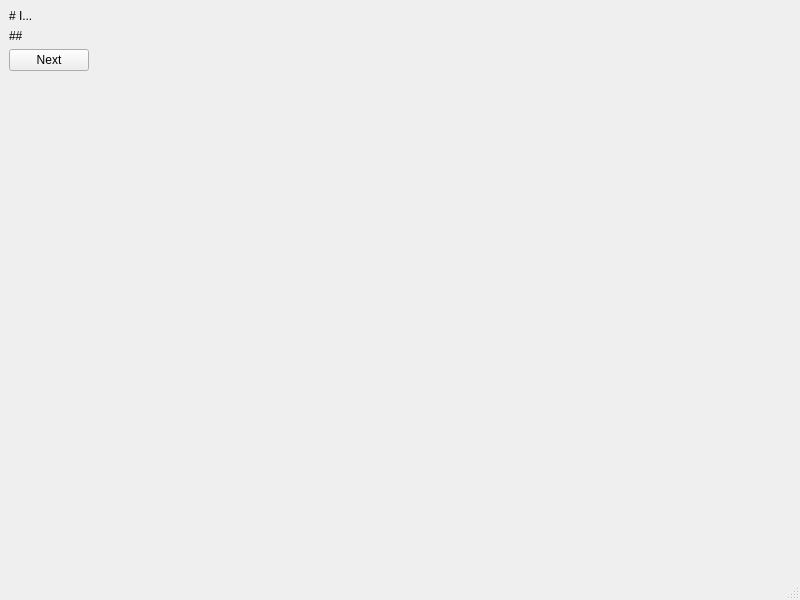
<?xml version="1.0" encoding="UTF-8"?>
<ui version="4.0">
 <class>Application</class>
 <widget class="QMainWindow" name="Application">
  <property name="geometry">
   <rect>
    <x>0</x>
    <y>0</y>
    <width>800</width>
    <height>600</height>
   </rect>
  </property>
  <property name="windowTitle">
   <string>Application</string>
  </property>
  <widget class="QWidget" name="centralwidget">
   <layout class="QHBoxLayout" name="horizontalLayout_2">
    <item>
     <layout class="QHBoxLayout" name="horizontalLayout">
      <item>
       <layout class="QVBoxLayout" name="verticalLayout">
        <item>
         <widget class="QLabel" name="label">
          <property name="sizePolicy">
           <sizepolicy hsizetype="Preferred" vsizetype="Maximum">
            <horstretch>0</horstretch>
            <verstretch>0</verstretch>
           </sizepolicy>
          </property>
          <property name="text">
           <string># I...</string>
          </property>
          <property name="textFormat">
           <enum>Qt::MarkdownText</enum>
          </property>
          <property name="wordWrap">
           <bool>true</bool>
          </property>
         </widget>
        </item>
        <item>
         <widget class="QLabel" name="label_2">
          <property name="text">
           <string>## </string>
          </property>
          <property name="textFormat">
           <enum>Qt::MarkdownText</enum>
          </property>
         </widget>
        </item>
        <item>
         <layout class="QHBoxLayout" name="horizontalLayout_3">
          <item>
           <widget class="QPushButton" name="pushButton">
            <property name="text">
             <string>Next</string>
            </property>
           </widget>
          </item>
          <item>
           <spacer name="horizontalSpacer_2">
            <property name="orientation">
             <enum>Qt::Horizontal</enum>
            </property>
            <property name="sizeHint" stdset="0">
             <size>
              <width>40</width>
              <height>20</height>
             </size>
            </property>
           </spacer>
          </item>
         </layout>
        </item>
        <item>
         <spacer name="verticalSpacer">
          <property name="orientation">
           <enum>Qt::Vertical</enum>
          </property>
          <property name="sizeHint" stdset="0">
           <size>
            <width>20</width>
            <height>40</height>
           </size>
          </property>
         </spacer>
        </item>
       </layout>
      </item>
      <item>
       <layout class="QVBoxLayout" name="verticalLayout_3">
        <item>
         <widget class="VideoDisplayWidget" name="videoPlayer" native="true">
          <property name="sizePolicy">
           <sizepolicy hsizetype="Expanding" vsizetype="MinimumExpanding">
            <horstretch>0</horstretch>
            <verstretch>0</verstretch>
           </sizepolicy>
          </property>
         </widget>
        </item>
        <item>
         <spacer name="verticalSpacer_2">
          <property name="orientation">
           <enum>Qt::Vertical</enum>
          </property>
          <property name="sizeHint" stdset="0">
           <size>
            <width>20</width>
            <height>40</height>
           </size>
          </property>
         </spacer>
        </item>
        <item>
         <spacer name="horizontalSpacer">
          <property name="orientation">
           <enum>Qt::Horizontal</enum>
          </property>
          <property name="sizeHint" stdset="0">
           <size>
            <width>40</width>
            <height>20</height>
           </size>
          </property>
         </spacer>
        </item>
       </layout>
      </item>
     </layout>
    </item>
   </layout>
  </widget>
  <widget class="QMenuBar" name="menubar">
   <property name="geometry">
    <rect>
     <x>0</x>
     <y>0</y>
     <width>800</width>
     <height>21</height>
    </rect>
   </property>
  </widget>
  <widget class="QStatusBar" name="statusbar"/>
 </widget>
 <customwidgets>
  <customwidget>
   <class>VideoDisplayWidget</class>
   <extends>QWidget</extends>
   <header>videodisplaywidget.h</header>
   <container>1</container>
  </customwidget>
 </customwidgets>
 <resources/>
 <connections/>
</ui>
